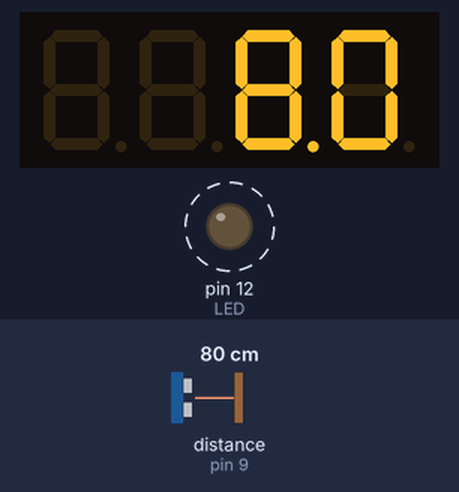
The sketch below on a simulated Arduino Leonardo, built with avr-gcc and run on an emulated ATmega32U4. Parts: 4-digit seven-segment display, output pins drawn as LEDs (lit = HIGH). Wiring (inferred from the names in the program): ultrasonic range finder: trigger pin 8; echo pin 9. Dashed ring = blinking. The test bench sets the inputs (shaded band); at power-on: distance to the obstacle (sensor on pin 9) 80 cm. The echo pulse lasts 58.3 µs per cm; pins used as bus, display or sensor lines are not drawn.

Above: at 0.85 s.
1.1 s: distance to the obstacle (sensor on pin 9) set to 2 cm
At 1.32 s:
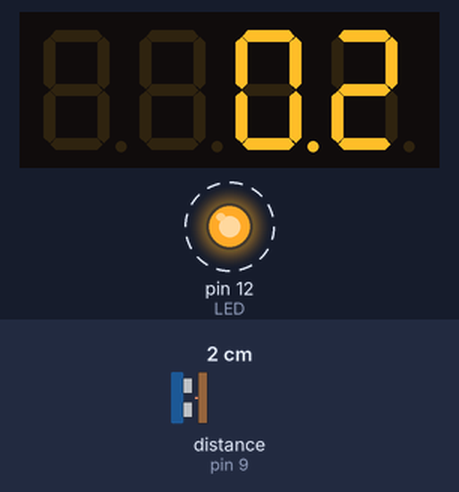
3.7 s: distance to the obstacle (sensor on pin 9) set to 4 cm
At 4.12 s:
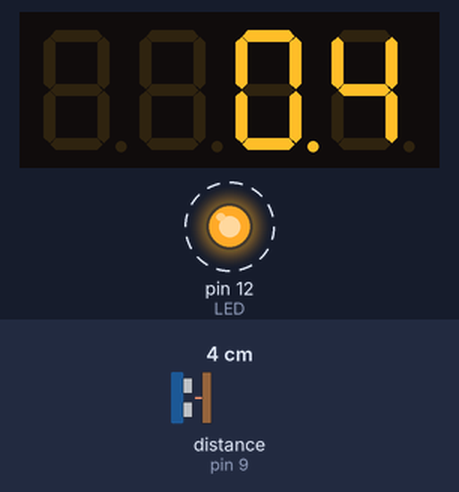
5.5 s: distance to the obstacle (sensor on pin 9) set to 9 cm
At 6.03 s:
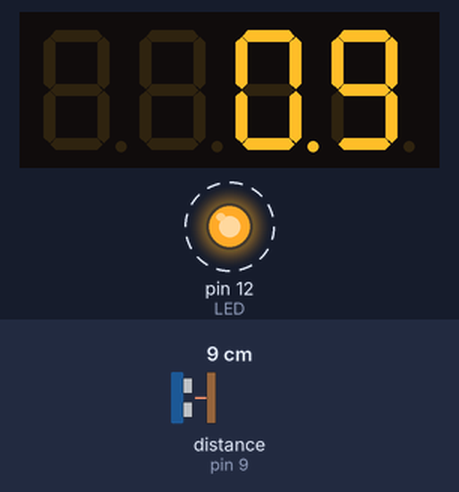
Timing chart, 0 to 13.1 s (numbered marks = the images above; inputs shaded):
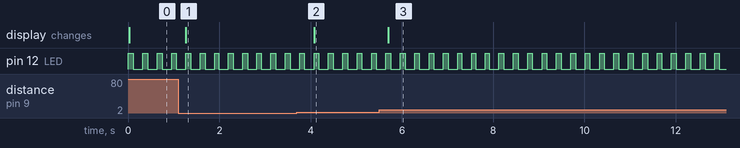

The sketch:

LabProject.ino
```cpp
/*
Aaron Buck
Nic Bohac

EE 474 Lab 4 Project
June 6, 2024

*/


#include <SevSeg.h>
#include <SoftwareSerial.h>
#include <Arduino_FreeRTOS.h>
#include <stdio.h>
#include <math.h>
#include <string.h>
#include <stdlib.h>


SevSeg sevseg;

#define DIG_4        33
#define DIG_3        32
#define DIG_2        31
#define DIG_1        30
#define DP           29
#define SEGA         22
#define SEGB         23
#define SEGC         24
#define SEGD         25
#define SEGE         26
#define SEGF         27
#define SEGG         28

#define OFF          1
#define ON           0

// #define BLUE         13
#define TRIGGER      8
#define ECHO         9
#define LED          12

SoftwareSerial BT(10, 11);

char a;
volatile float DISTANCE = 0;
volatile int PAUSED = 0;

void TaskBlinkLED(void *pvParameters);
TaskHandle_t BlinkLED = NULL;
void TaskHEXDriver(void *pvParameters);
TaskHandle_t HEXDriver = NULL;
void TaskGetDist(void *pvParameters);
TaskHandle_t GetDist = NULL;
void TaskBluetooth(void *pvParameters);
TaskHandle_t Bluetooth = NULL;


// the setup function runs once when you press reset or power the board
void setup() {

  // initialize serial communication at 9600 bits per second:
  Serial.begin(9600);

  while (!Serial) {
    ; // wait for serial port to connect. Needed for native USB, on LEONARDO, MICRO, YUN, and other 32u4 based boards.
  }
  // pinMode(BLUE, OUTPUT);
  pinMode(LED, OUTPUT);
  pinMode(TRIGGER, OUTPUT);
  pinMode(ECHO, INPUT);

  BT.begin(9600);


  byte numDigits = 4;
  byte digitPins[] = {DIG_1, DIG_2, DIG_3, DIG_4};
  byte segmentPins[] = {SEGA, SEGB, SEGC, SEGD, SEGE, SEGF, SEGG, DP};
  bool resistorsOnSegments = false; // 'false' means resistors are on digit pins
  byte hardwareConfig = COMMON_CATHODE; // See README.md for options
  bool updateWithDelays = false; // Default 'false' is Recommended
  bool leadingZeros = false; // Use 'true' if you'd like to keep the leading zeros
  bool disableDecPoint = true; // Use 'true' if your decimal point doesn't exist or isn't connected


  sevseg.begin(hardwareConfig, numDigits, digitPins, segmentPins, resistorsOnSegments,
  updateWithDelays, leadingZeros, disableDecPoint);
  sevseg.setBrightness(90);

  xTaskCreate(
    TaskBlinkLED
    , "BlinkLED"
    , 128
    , NULL
    , 2
    , &BlinkLED );

  xTaskCreate(
    TaskHEXDriver
    , "Drive HEX"
    , 128
    , NULL
    , 2
    , &HEXDriver );

  xTaskCreate(
    TaskGetDist
    , "Gets Distance"
    , 128
    , NULL
    , 2
    , &GetDist );

  xTaskCreate(
    TaskBluetooth
    , "Runs Bluetooth"
    , 128
    , NULL
    , 2
    , &Bluetooth );


  // Now the task scheduler, which takes over control of scheduling individual tasks, is automatically started.
  // (note how the above comment is WRONG!!!)
  vTaskStartScheduler();


}

void loop()
{
  // Empty. Things are done in Tasks.
}


void TaskBlinkLED(void *pvParameters) {
  for (;;) {
    digitalWrite(12, HIGH);
    vTaskDelay( 100 / portTICK_PERIOD_MS );
    digitalWrite(12, LOW);
    vTaskDelay( 200 / portTICK_PERIOD_MS );
  }
}

void TaskHEXDriver(void *pvParameters){
  for (;;)
  {
    sevseg.refreshDisplay();
    sevseg.setNumberF(DISTANCE/10, 1);
  }
}

void TaskGetDist(void *pvParameters) {
  for (;;)
  {
    digitalWrite(TRIGGER, LOW);
    delayMicroseconds(5);
    digitalWrite(TRIGGER, HIGH);
    delayMicroseconds(5);
    digitalWrite(TRIGGER, LOW);

    float duration = pulseIn(ECHO, HIGH);
    DISTANCE = (duration*0.0343)/2;

    vTaskDelay(400/portTICK_PERIOD_MS);
  }
}

void TaskBluetooth(void *pvParameters) {
  for (;;)
  {
    if (BT.available())
  // if text arrived in from BT serial...
    {
      a=(BT.read());
      if (a == '1')
      {
        BT.print(DISTANCE);
        BT.println(" cm");
        BT.print((DISTANCE) * 0.394);
        BT.println(" in");
      } else if(a == '2') {
        if(PAUSED == 1) {
          vTaskResume(GetDist);
          BT.println("Measurement Unlocked");
          PAUSED = 0;

        } else {
          vTaskSuspend(GetDist);
          BT.println("Measurement Locked");
          PAUSED = 1;
        }
      }
      // you can add more "if" statements with other characters to add more commands
    }
    vTaskDelay(100/portTICK_PERIOD_MS);

  }

}
```

Measured:
- after the input at 1.1 s, the display: changes after 0.17 s (image 1)
- after the input at 3.7 s, the display: changes after 0.38 s (image 2)
- after the input at 5.5 s, the display: changes after 0.20 s (image 3)
- by itself, pin 12 (LED): alternates HIGH for 0.11 s and LOW for 0.21 s
